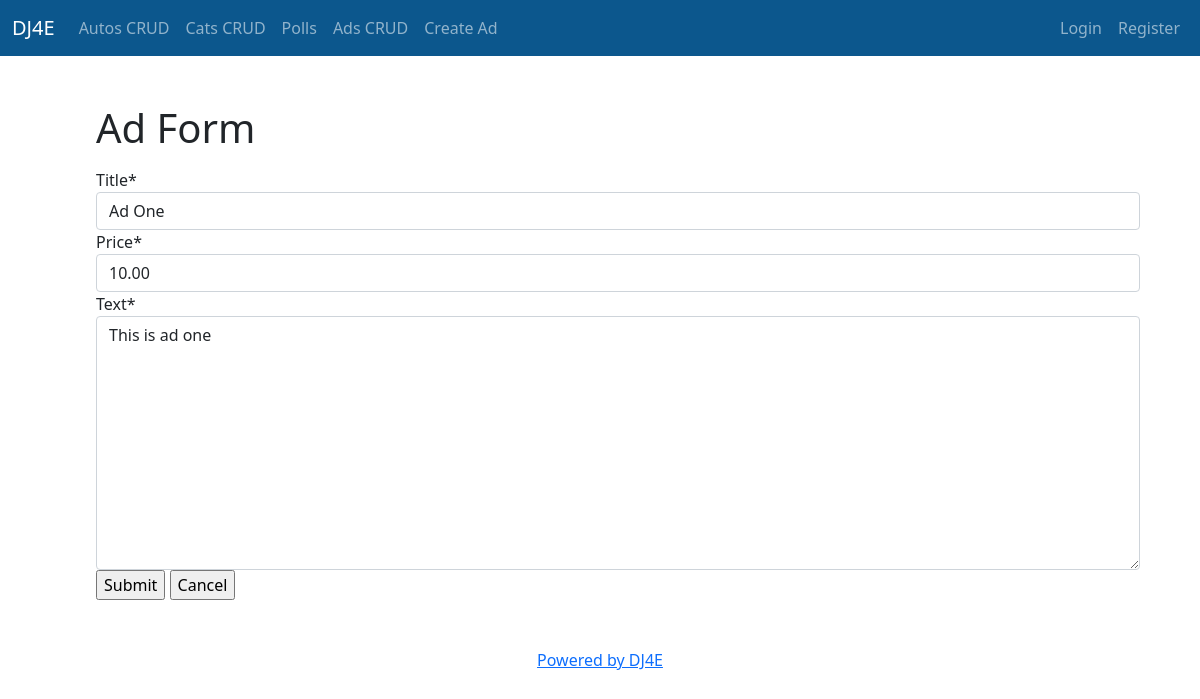
The page /ads/ad/1/update on the database its author committed.
### ads/models.py (models this page shows, shortened)
class Ad(models.Model) :
    title = models.CharField(
            max_length=200,
            validators=[MinLengthValidator(2, "Title must be greater than 2 characters")]
    )
    price = models.DecimalField(max_digits=7, decimal_places=2, null=True)
    text = models.TextField()
    owner = models.ForeignKey(settings.AUTH_USER_MODEL, on_delete=models.CASCADE, related_name='ad_owned')
    comments = models.ManyToManyField(settings.AUTH_USER_MODEL, through='Comment', related_name='forum_comments')
    created_at = models.DateTimeField(auto_now_add=True)
    updated_at = models.DateTimeField(auto_now=True)
    picture = models.BinaryField(null=True, editable=True)
    content_type = models.CharField(max_length=256, null=True, help_text='The MIMEType of the file')

### ads/views.py (the view)
class AdUpdateView(UpdateView):
    model = Ad
    fields = ['title', 'price', 'text']

### home/context_processors.py (called while the page is built)
def settings(request):
    return {
        'settings': django_settings,
    }

### ads/templates/ads/ad_form.html (shortened to what this page needs)
{% extends "base_bootstrap.html" %}
{% block content %}
<h1>Ad Form</h1>
{% load crispy_forms_tags %}
<p>
    <form action="" method="post" enctype="multipart/form-data">
      <table>
      {{ form|crispy }}
      </table>
      <input type="submit" value="Submit">
      <input type="submit"
      onclick="window.location='{% url 'ads:all' %}' ; return false;"
      value="Cancel">
    </form>
  </p>
  {% endblock %}

### rows shown on the page
Ad: title "Ad One", price "10.00", text "This is ad one"
